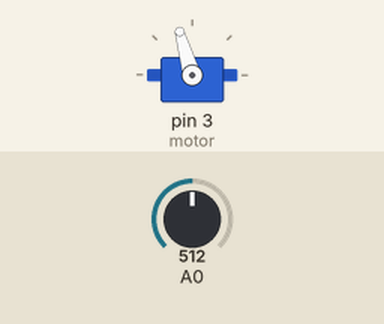
Simulated run of this sketch. Board: Arduino Uno, built with avr-gcc and run on an emulated ATmega328P. On the bench: servo. The inputs (shaded band) are chosen by the test bench; at power-on: A0 = 512.

Above: at 1.2 s.
1.3 s: A0 set to 716
At 2.5 s:
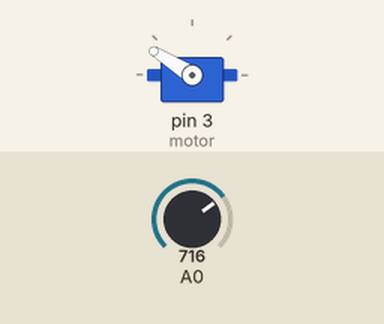
2.8 s: A0 set to 900
At 3.7 s:
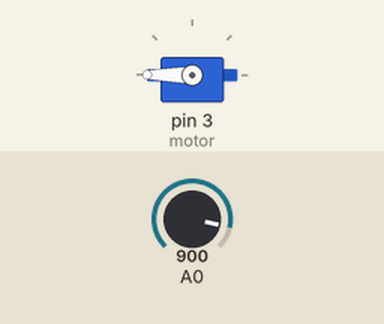
4.3 s: A0 set to 306
At 4.9 s:
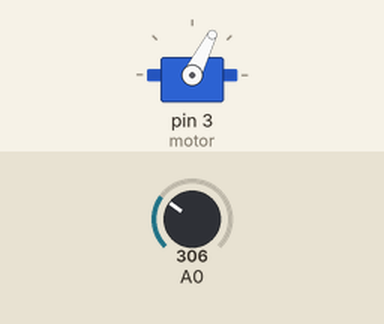
5.8 s: A0 set to 122
At 7.0 s:
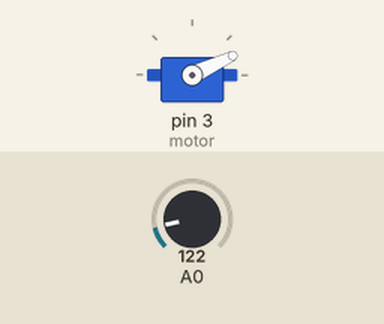
7.3 s: A0 set to 0
At 8.4 s:
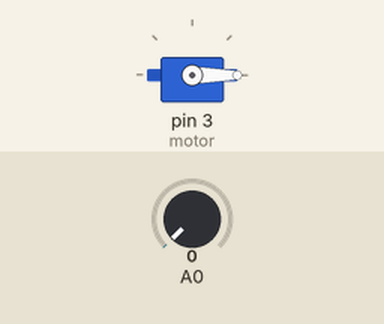
8.8 s: A0 set to 511
At 9.5 s:
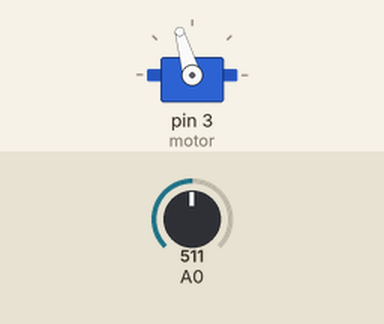
Timing chart, 0 to 11.3 s (numbered marks = the images above; inputs shaded):
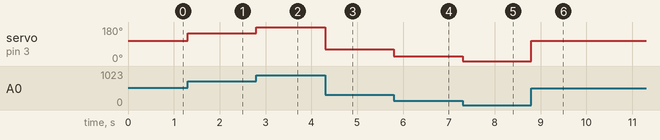

The sketch:

Servo_Motor_Controller.ino
```cpp
#include <Servo.h>
Servo motor;


int deger;
int derece;


void setup() {
  motor.attach(3);
}

void loop() {
  deger = analogRead(A0);
  derece=map(deger,0,1300,0,270);
  motor.write(derece);

}
```

Measured:
- after the input at 1.3 s, servo on pin 3 (motor): 106° → 148° at once
- after the input at 2.8 s, servo on pin 3 (motor): 148° → 180° at once
- after the input at 4.3 s, servo on pin 3 (motor): 180° → 63° at once
- after the input at 5.8 s, servo on pin 3 (motor): 63° → 25° at once
- after the input at 7.3 s, servo on pin 3 (motor): 25° → 0° at once
- after the input at 8.8 s, servo on pin 3 (motor): 0° → 106° at once
